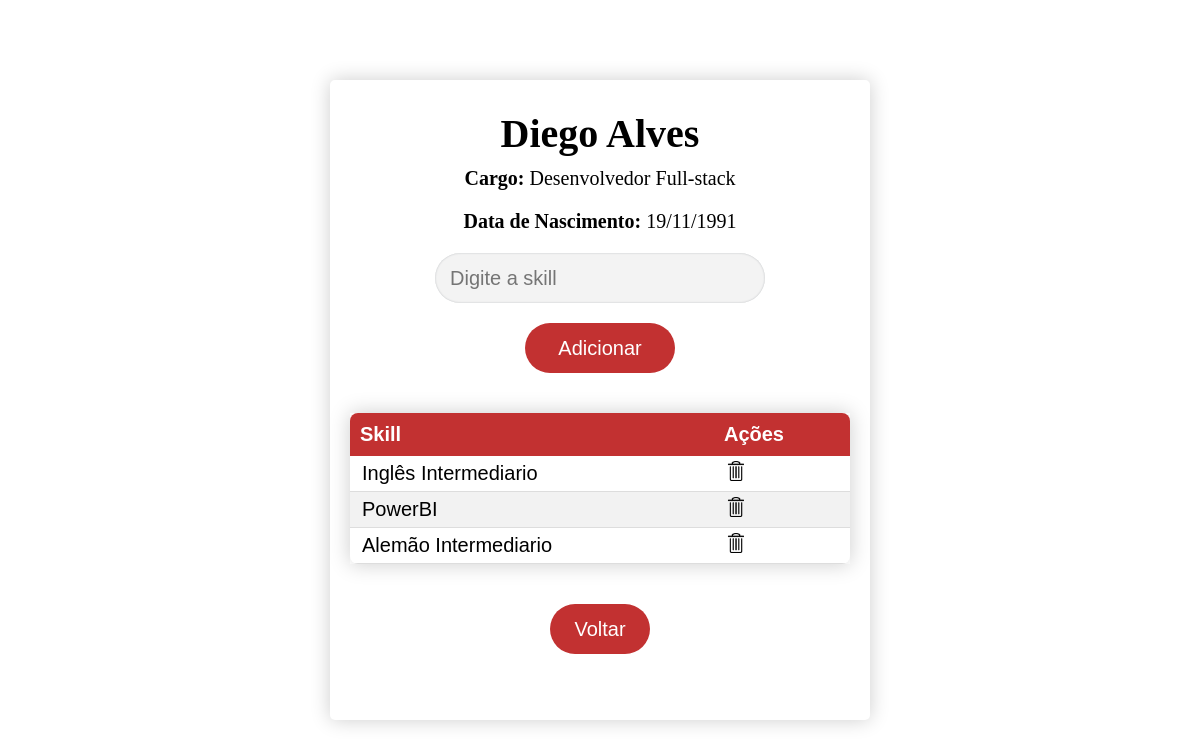
Screenshot of /funcionario/2/ (signed in) with the database file from the repository.
### app/models.py (models this page shows, shortened)
class Funcionario(models.Model):
    nome = models.CharField(max_length=100)
    cargo = models.CharField(max_length=50)
    data_nascimento = models.DateField()
    skills = models.ManyToManyField(Skill, blank=True)  # Relacionamento ManyToMany com Skill

class Skill(models.Model):
    nome = models.CharField(max_length=100)

### app/views.py (the view)
# urls.py: path('funcionario/<int:funcionario_id>/', views.funcionario_detalhes, name='funcionario_detail'),  # Corrigido para nome correto da URL
@login_required(login_url='login')
def funcionario_detalhes(request, funcionario_id):
    funcionario = get_object_or_404(Funcionario, id=funcionario_id)
    return render(request, 'skills.html', {'funcionario': funcionario})

### app/templates/skills.html (shortened to what this page needs)
{% extends 'layout.html' %}
{% load static %}
{% block extrahead %}
    <link rel="stylesheet" href="{% static 'app/css/skills.css' %}">
{% endblock %}
{% block content %}
    <div class="skillsContainer">
        <h1>{{ funcionario.nome }}</h1>
        <p><strong>Cargo:</strong> {{ funcionario.cargo }}</p>
        <p><strong>Data de Nascimento:</strong> {{ funcionario.data_nascimento|date:"d/m/Y" }}</p>
        <form method="post" action="{% url 'add_skill' funcionario.id %}">
            <input id="skillInput" name="skill" type="text" placeholder="Digite a skill">
            <button type="submit">Adicionar</button>
        </form>
        <div class="skillsList">
            <table id="skillsTable">
                <thead>
                    <tr>
                        <th>Skill</th>
                        <th>Ações</th>
                    </tr>
                </thead>
                <tbody>
                    {% for skill in funcionario.skills.all %}
                        <tr>
                            <td>{{ skill.nome }}</td>
                            <td>
                                <a href="{% url 'remove_skill' funcionario.id skill.id %}" class="remove-skill">
                                    <img src="{% static 'app/img/icons/delete.png' %}" alt="">
                                </a>
                            </td>
                        </tr>
                    {% empty %}
                        <tr>
                            <td colspan="2">Não há skills cadastradas.</td>
                        </tr>
                    {% endfor %}
                </tbody>
            </table>
        </div>
        <button class="goBackBtn" onclick="location.href='{% url 'main' %}'">Voltar</button>
    </div>
{% endblock %}

### app/static/app/css/skills.css (style rules this page uses)
html, body { height: 100%; width: 100%; margin: 0; display: flex; flex-direction: column; justify-content: center; place-items: center; font-family: Calibri; }
a { text-decoration: none; color: #000; }
.skillsContainer { display: flex; flex-direction: column; align-items: center; box-shadow: 0 0 20px 0 rgba(0, 0, 0, 0.2); border-radius: 5px; width: 500px; height: 600px; padding: 20px; background-color: white; font-size: 20px; }
.skillsContainer p { margin: 0 0 20px 0; }
h1 { margin: 10px 0; }
form { display: flex; flex-direction: column; align-items: center; }
input[type="text"] { width: 300px; height: 20px; padding: 15px 15px; border-radius: 50px; outline: none; border: none; background-color: rgb(243, 243, 243); box-shadow: inset 0 0 2px #b8bbbe; font-size: 20px; color:rgb(73, 73, 73); }
button { width: 150px; margin: 20px 10px; height: 50px; border-radius: 50px; cursor: pointer; outline: none; color: white; font-size: 20px; transition: .3s; background-color: #c23131;; border: none; }
.skillsList { width: 100%; margin: 20px 0; overflow-x: auto; box-shadow: 0 0 20px 0 rgba(0, 0, 0, 0.2); }
#skillsTable { width: 100%; border-collapse: collapse; font-family: Arial, sans-serif; text-align: left; border-radius: 8px; overflow: hidden; box-shadow: 0 2px 10px rgba(0, 0, 0, 0.1); }
#skillsTable thead th { background-color: #c23131;; color: white; padding: 10px; font-weight: bold; }
#skillsTable tbody td { padding: 5px 12px; border-bottom: 1px solid #dddddd; }
#skillsTable tbody tr:nth-child(even) { background-color: #f2f2f2; }
.remove-skill img { width: 20px; height: 20px; cursor: pointer; }
.goBackBtn { padding: 0; width: 100px; }

### rows the page displays
Funcionario: nome "Diego Alves", cargo "Desenvolvedor Full-stack", data_nascimento "19/11/1991"
Skill: nome "Inglês Intermediario"
Skill: nome "PowerBI"
Skill: nome "Alemão Intermediario"
